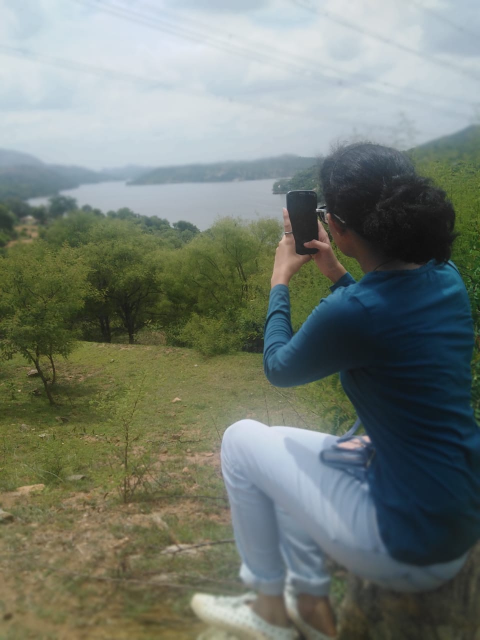
#> input picture newpic.jpg, 960 x 1280 px (shown at 1/2 size)
$ python instafilters.py
#> lines starting #> are read from the running program, lines starting #| are printed output that depends on the picture
from PIL import Image
#original image
base_img = Image.open("newpic.jpg")
#> base_img is the input picture: PIL image 960x1280 RGB; mean R, G, B 115.9, 123.9, 114.7
#filter to be added
img_filter = Image.open("filter.jpg")
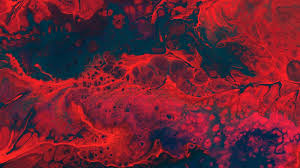
#> input picture filter.jpg, 300 x 168 px
#> img_filter is the input picture: PIL image 300x168 RGB; mean R, G, B 110.5, 34.5, 50.2
size=(760,760)
base_img=base_img.resize(size)
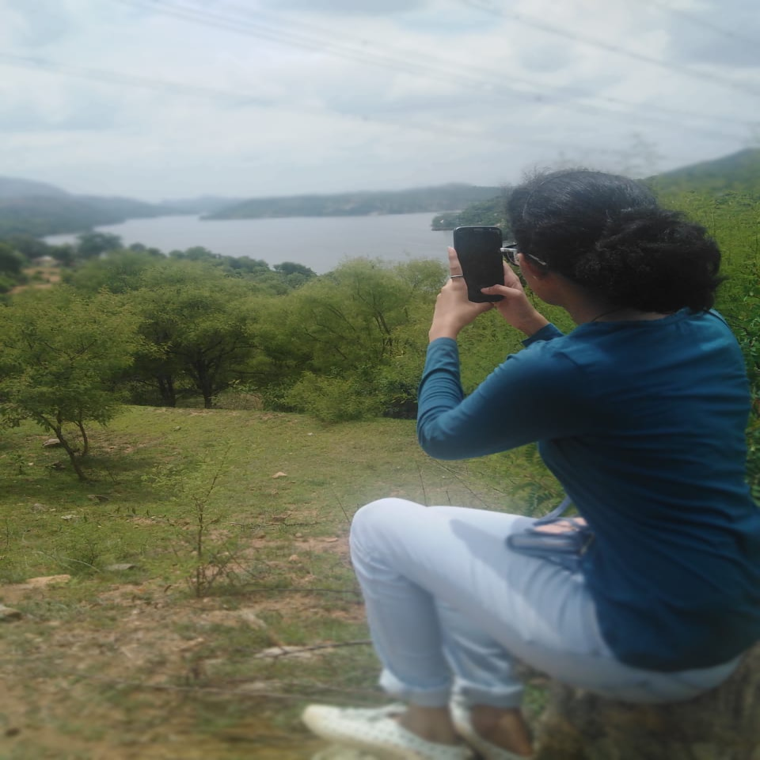
#> base_img: PIL image 760x760 RGB; mean R, G, B 115.9, 123.8, 114.7
img_filter=img_filter.resize(size)
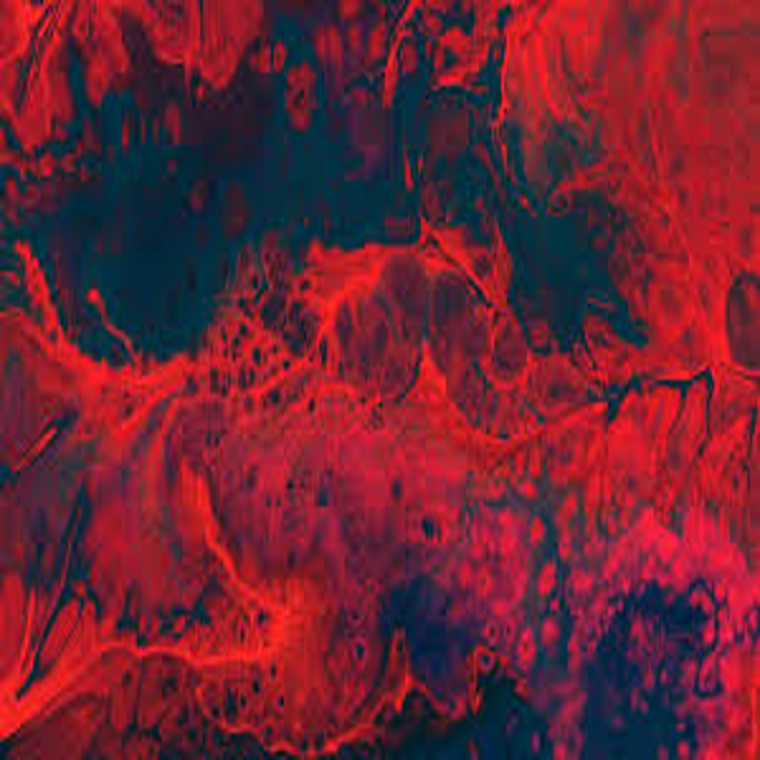
#> img_filter: PIL image 760x760 RGB; mean R, G, B 110.6, 34.5, 50.2
r,g,b=base_img.split()
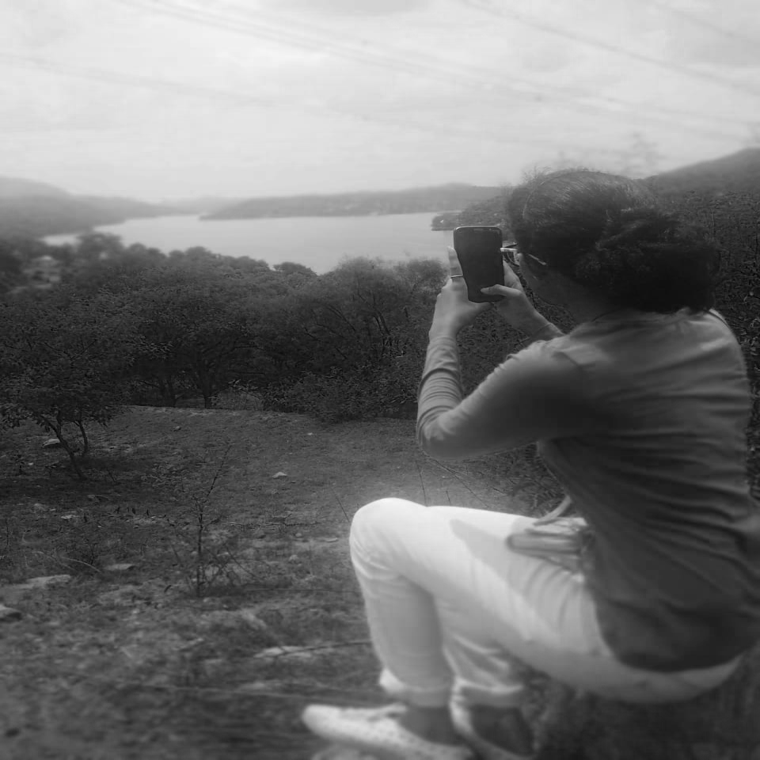
#> b: PIL image 760x760 L; min 3, max 246, mean 114.7
R,G,B=img_filter.split()
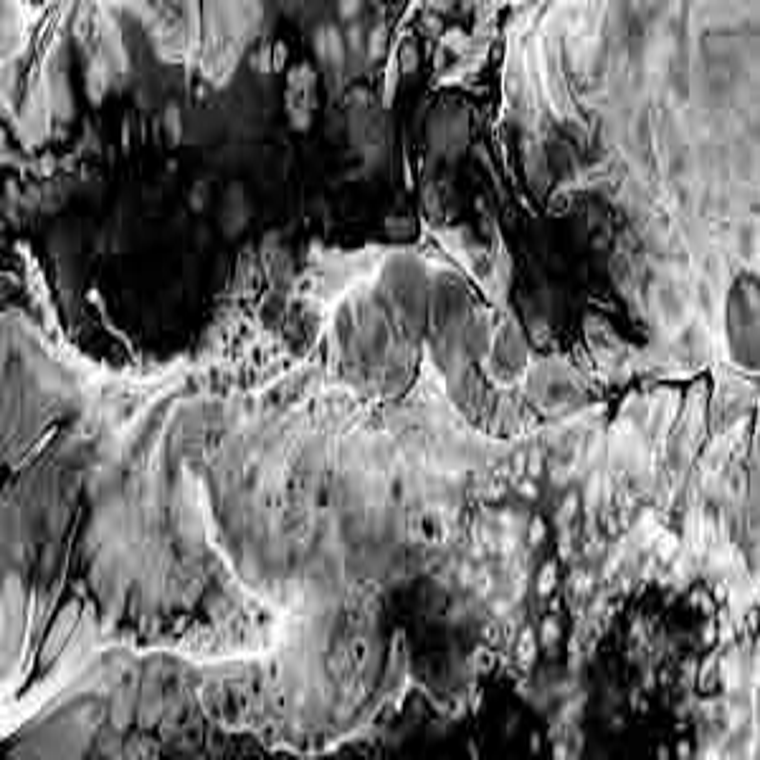
#> R: PIL image 760x760 L; min 0, max 255, mean 110.6
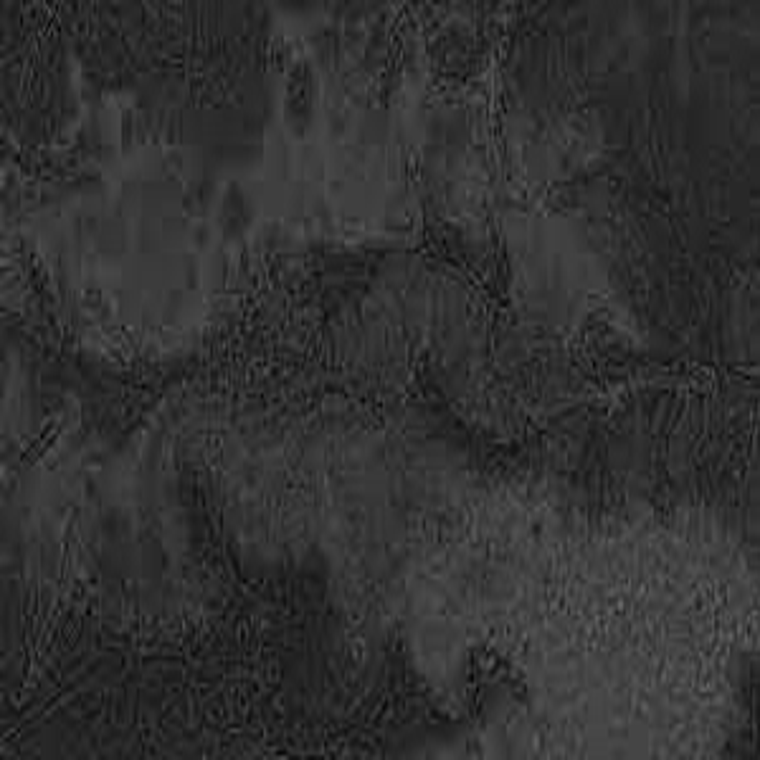
#> B: PIL image 760x760 L; min 0, max 104, mean 50.2
im=Image.merge("RGB",(r,G,b))
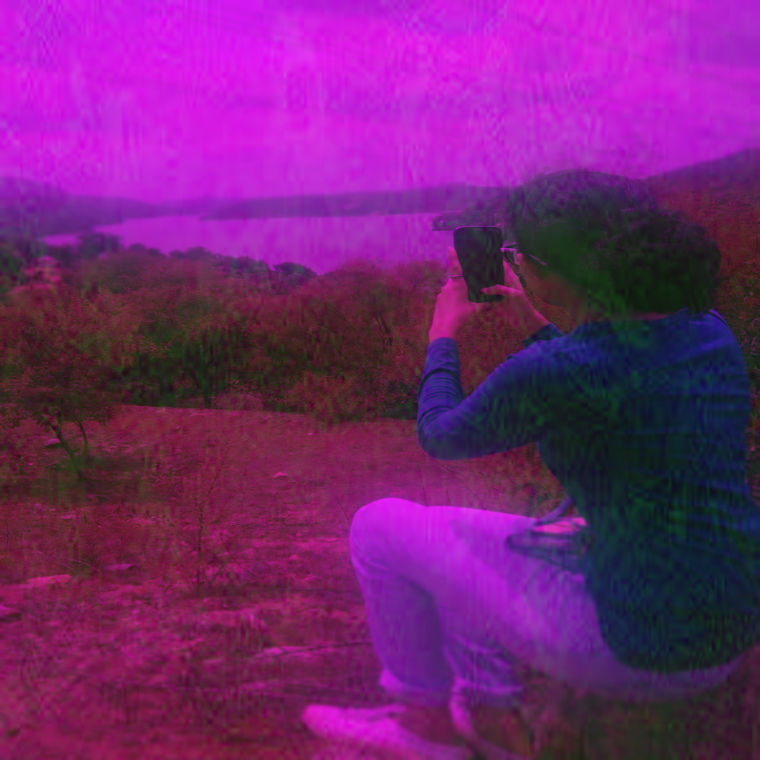
#> im: PIL image 760x760 RGB; mean R, G, B 115.9, 34.5, 114.7
im.show()
im.save('rand.jpg')
